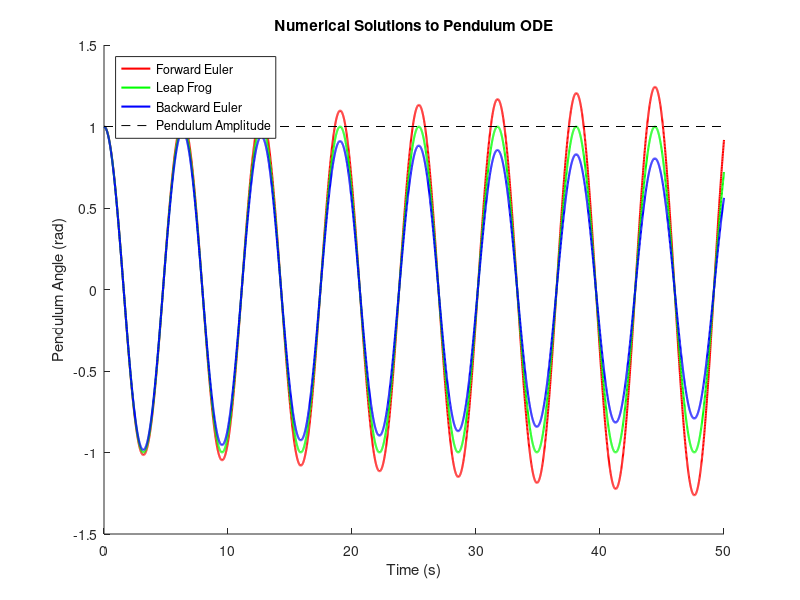
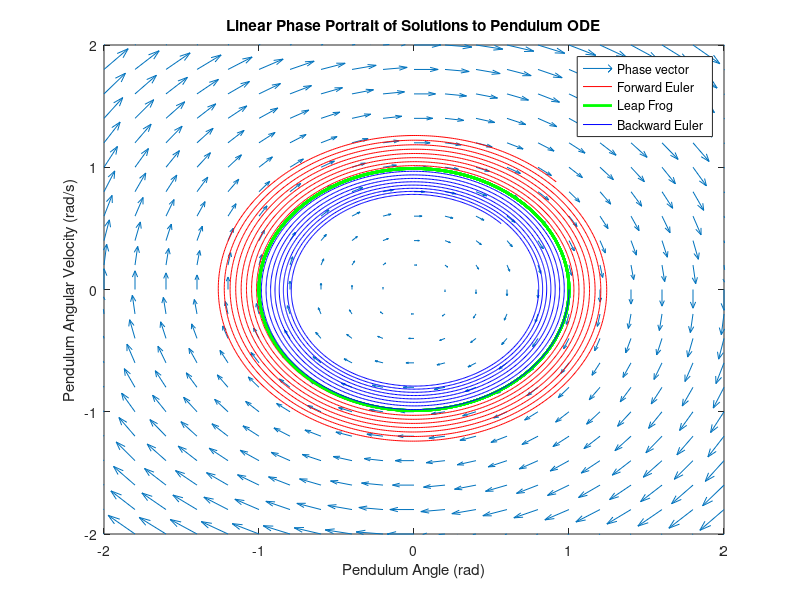
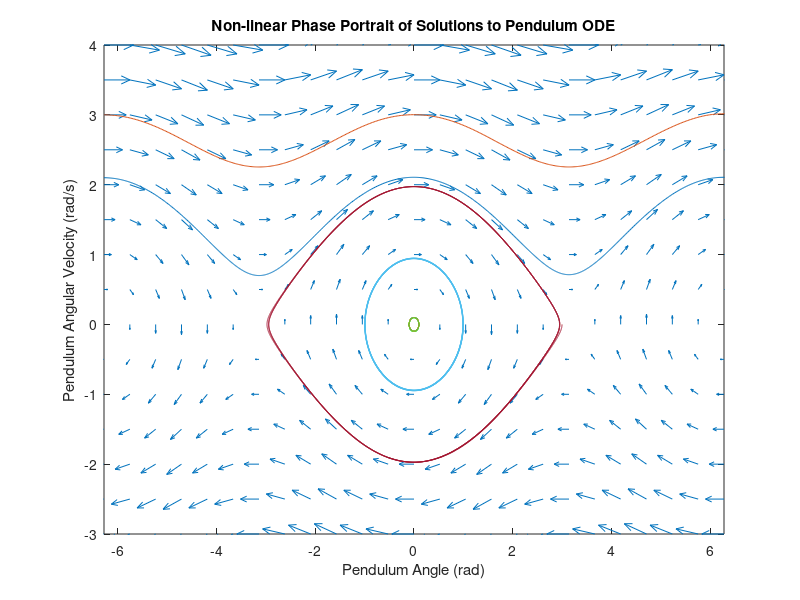

These charts were generated, in order, by the following MATLAB code:
clear; clc; close all;

%% Problem 1
g = 9.8;
l = 10;
step = 0.01;
iterations = 50 / step;
A = [0 1; -g/l 0]; % Z' = A*Z

thsave_FE = zeros(iterations, 1);
phisave_FE = zeros(iterations, 1);

% initial conditions
thsave_FE(1) = 1;
phisave_FE(1) = 0;

z_next_FE = @(z) z + step*A*z; % Z(n+1) = Z(n) + dt*A*Z(n)

for n = 1:iterations
    z = z_next_FE([thsave_FE(n); phisave_FE(n)]);
    thsave_FE(n + 1) = z(1);
    phisave_FE(n + 1) = z(2);
end

save('A1.dat', 'thsave_FE', '-ascii');
save('A2.dat', 'phisave_FE', '-ascii');

%% Problem 2
thsave_BE = zeros(iterations, 1);
phisave_BE = zeros(iterations, 1);

% initial conditions
thsave_BE(1) = 1;
phisave_BE(1) = 0;

z_next_BE = @(z) (eye(2) - A*step) \ z; % Z(n) = (I - A*dt) \ Z(n-1)

for n = 1:iterations
    z = z_next_BE([thsave_BE(n); phisave_BE(n)]);
    thsave_BE(n + 1) = z(1);
    phisave_BE(n + 1) = z(2);
end

save('B1.dat', 'thsave_BE', '-ascii');
save('B2.dat', 'phisave_BE', '-ascii');

%% Problem 3
thsave_LF = zeros(iterations, 1);
phisave_LF = zeros(iterations, 1);

% initial conditions
thsave_LF(1) = 1;
phisave_LF(1) = 0;

% one iteration of forward Euler to get an extra point
z_first = z_next_FE([thsave_LF(1); phisave_LF(1)]);
thsave_LF(2) = z_first(1);
phisave_LF(2) = z_first(2);

z_next_LF = @(z_prev, z) z_prev + 2*step*A*z; % Z(n+2) = Z(n) + 2*dt*A*Z(n+1)

for n = 1:iterations-1 % already did one iteration
    z = z_next_LF([thsave_LF(n); phisave_LF(n)], [thsave_LF(n + 1); phisave_LF(n + 1)]);
    thsave_LF(n + 2) = z(1);
    phisave_LF(n + 2) = z(2);
end

save('C1.dat', 'thsave_LF', '-ascii');
save('C2.dat', 'phisave_LF', '-ascii');

%% Problem 4
[~, y] = ode45(@(t, y) A*y, linspace(0, 50, 5001), [1; 0]);
thsave_ODE45 = y(:, 1);
phisave_ODE45 = y(:, 2);

save('D1.dat', 'thsave_ODE45', '-ascii');
save('D2.dat', 'phisave_ODE45', '-ascii');

%% Problem 5
t = 0:step:50;
figure(1);
clf;
hold on
plot(t, thsave_FE, 'r', 'LineWidth', 1.5);
plot(t, thsave_LF, 'g', 'LineWidth', 1.5);
plot(t, thsave_BE, 'b', 'LineWidth', 1.5);
plot([0, 50], [1, 1], 'k--');
legend('Forward Euler', 'Leap Frog', 'Backward Euler', ...
       'Pendulum Amplitude', 'Location', 'northwest');
title('Numerical Solutions to Pendulum ODE');
xlabel('Time (s)');
ylabel('Pendulum Angle (rad)');

print(gcf, '-dpng', 'linear_pendulum_solutions.png');

%% Problem 6
[X, Y] = meshgrid(linspace(-2, 2, 21), linspace(-2, 2, 21));

figure(2);
clf;
quiver(X, Y, Y, -g/l*X);
xlim([-2, 2]);
ylim([-2, 2]);

hold on
plot(thsave_FE, phisave_FE, 'r');
plot(thsave_LF, phisave_LF, 'g', 'LineWidth', 2);
plot(thsave_BE, phisave_BE, 'b');
legend('Phase vector', 'Forward Euler', 'Leap Frog', 'Backward Euler');
title('Linear Phase Portrait of Solutions to Pendulum ODE');
xlabel('Pendulum Angle (rad)');
ylabel('Pendulum Angular Velocity (rad/s)');

print(gcf, '-dpng', 'linear_phase_portrait.png');

%% Problem 7
[~, y] = ode45(@(t, y) [y(2); -g/l*sin(y(1))], linspace(0, 50, 5001), [1; 0]);
thsave_ODE45 = y(:, 1);
phisave_ODE45 = y(:, 2);

save('E1.dat', 'thsave_ODE45', '-ascii');
save('E2.dat', 'phisave_ODE45', '-ascii');

%% Problem 8
[X, Y] = meshgrid(linspace(-2*pi, 2*pi, 25), -3:0.5:4);

figure(3);
clf;
quiver(X, Y, Y, -g/l*sin(X));
xlim([-2*pi, 2*pi]);
ylim([-3, 4]);
hold on

get_solution = @(y0) ode45(@(t, y) [y(2); -g/l*sin(y(1))], linspace(0, 50, 5001), y0);
plot_solution = @(sol) plot(sol(:, 1), sol(:, 2));

[~, sol_1] = get_solution([0.1; 0]);
[~, sol_2] = get_solution([1; 0]);
[~, sol_3] = get_solution([3; 0]);
[~, sol_4] = get_solution([-2*pi; 2.1]);
[~, sol_5] = get_solution([-2*pi; 3]);
plot_solution(sol_1);
plot_solution(sol_2);
plot_solution(sol_3);
plot_solution(sol_4);
plot_solution(sol_5);
title('Non-linear Phase Portrait of Solutions to Pendulum ODE');
xlabel('Pendulum Angle (rad)');
ylabel('Pendulum Angular Velocity (rad/s)');

print(gcf, '-dpng', 'nonlinear_phase_portrait.png');
